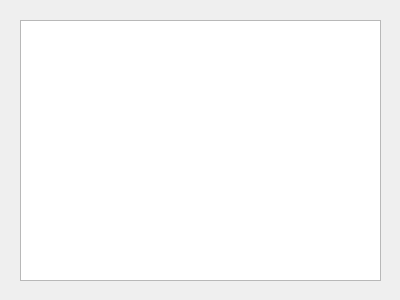
<?xml version="1.0" encoding="UTF-8"?>
<ui version="4.0">
 <class>QFormDoc</class>
 <widget class="QWidget" name="QFormDoc">
  <property name="geometry">
   <rect>
    <x>0</x>
    <y>0</y>
    <width>400</width>
    <height>300</height>
   </rect>
  </property>
  <property name="windowTitle">
   <string>Form</string>
  </property>
  <widget class="QPlainTextEdit" name="plainTextEdit">
   <property name="geometry">
    <rect>
     <x>20</x>
     <y>20</y>
     <width>361</width>
     <height>261</height>
    </rect>
   </property>
  </widget>
  <action name="actOpen">
   <property name="text">
    <string>打开</string>
   </property>
   <property name="toolTip">
    <string>打开文件</string>
   </property>
  </action>
  <action name="actCut">
   <property name="text">
    <string>剪切</string>
   </property>
   <property name="toolTip">
    <string>剪切</string>
   </property>
   <property name="shortcut">
    <string>Ctrl+X</string>
   </property>
  </action>
  <action name="actCopy">
   <property name="text">
    <string>复制</string>
   </property>
   <property name="toolTip">
    <string>复制</string>
   </property>
   <property name="shortcut">
    <string>Ctrl+C</string>
   </property>
  </action>
  <action name="actPaste">
   <property name="text">
    <string>粘贴</string>
   </property>
   <property name="toolTip">
    <string>粘贴</string>
   </property>
   <property name="shortcut">
    <string>Ctrl+V</string>
   </property>
  </action>
  <action name="actFont">
   <property name="text">
    <string>字体</string>
   </property>
   <property name="toolTip">
    <string>设置字体</string>
   </property>
  </action>
  <action name="actClose">
   <property name="text">
    <string>关闭</string>
   </property>
   <property name="toolTip">
    <string>关闭本窗口</string>
   </property>
  </action>
  <action name="actUndo">
   <property name="text">
    <string>撤销</string>
   </property>
   <property name="toolTip">
    <string>撤销编辑操作</string>
   </property>
   <property name="shortcut">
    <string>Ctrl+Z</string>
   </property>
  </action>
  <action name="actRedo">
   <property name="text">
    <string>重复</string>
   </property>
   <property name="toolTip">
    <string>重复编辑操作</string>
   </property>
  </action>
 </widget>
 <resources/>
 <connections>
  <connection>
   <sender>actClose</sender>
   <signal>triggered()</signal>
   <receiver>QFormDoc</receiver>
   <slot>close()</slot>
   <hints>
    <hint type="sourcelabel">
     <x>-1</x>
     <y>-1</y>
    </hint>
    <hint type="destinationlabel">
     <x>199</x>
     <y>149</y>
    </hint>
   </hints>
  </connection>
 </connections>
</ui>
